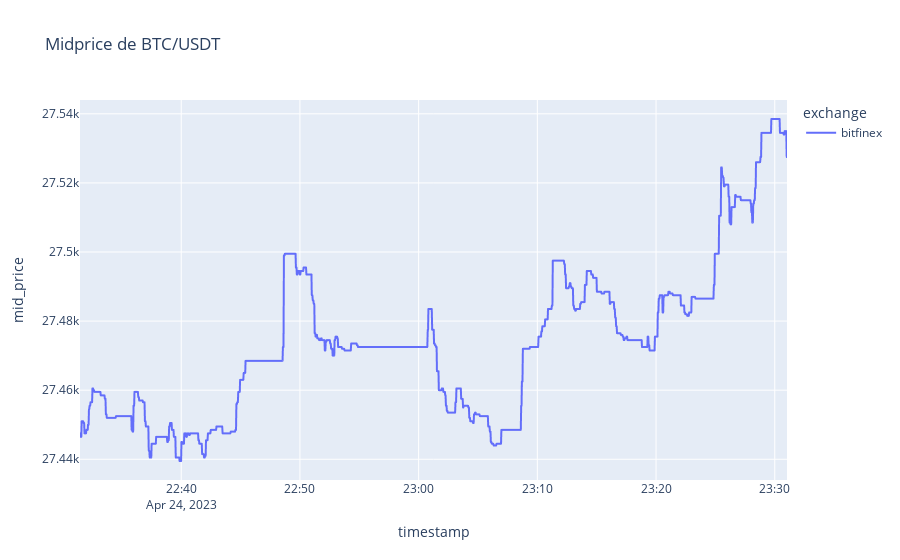

The code cell stored with this chart in its notebook:
### Code cell
# grafica exchange 3
vn.grafica_btc(bitfinexbtcusdt)

### Figure 1 — Plotly figure (JSON) as saved in the notebook; plotly's stock layout.template omitted (floating-point values rounded to 4 significant figures; data arrays with more than 128 entries replaced by an {"elided": "..."} marker saying what was removed)
{"data": [{"hovertemplate": "exchange=bitfinex<br>timestamp=%{x}<br>mid_price=%{y}<extra></extra>", "legendgroup": "bitfinex", "line": {"color": "#636efa", "dash": "solid"}, "marker": {"symbol": "circle"}, "mode": "lines", "name": "bitfinex", "showlegend": true, "type": "scattergl", "x": {"elided": "2216 str values"}, "xaxis": "x", "y": {"elided": "2216 float values"}, "yaxis": "y"}], "layout": {"legend": {"title": {"text": "exchange"}, "tracegroupgap": 0}, "title": {"text": " Midprice de BTC/USDT"}, "xaxis": {"anchor": "y", "domain": [0, 1], "title": {"text": "timestamp"}}, "yaxis": {"anchor": "x", "domain": [0, 1], "title": {"text": "mid_price"}}}}
